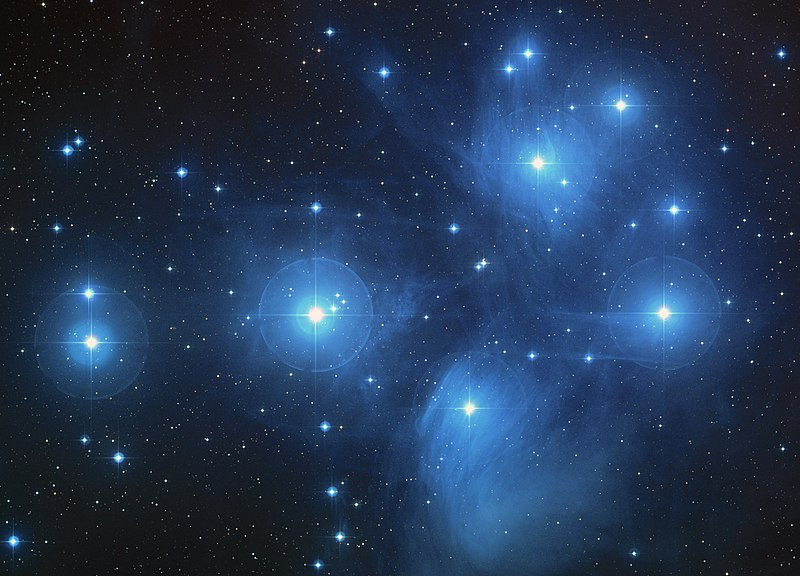
#> input picture dinoModels/fswAlgorithms/image_processing/_UnitTest/stars.jpg, 800 x 576 px
$ python -i imageProcessingFunctions.py   (imports and definitions only)   (Python 2 division)
#> lines starting #> are read from the running program, lines starting #| are printed output that depends on the picture
import math         #common math functions
import numpy as np  #matrix algebra
import matplotlib.pyplot as plt
import cv2


##################################################
##################################################

# Function to generate a ROI window around closest grouping of above threshold pixels near initial beacon estimate
# input:    pixel_map               original image map, [n x m] numpy array
#           pixel_line_beacon_i     Array of tuples of initial centroid estimate, (row, col)
#           ROI_parameters          {signal_threshold, noise_threshold, ROI_size, ROI_border_width}
#           num_beacons             Number of beacons to find
# output:   corner_ROI              Array of lower left corner locations of ROI
#           image_ROI               Array of image maps of ROI only [p x p] numpy array

# [487 lines left out: functions generate_point_source_ROI, apply_ROI_border, find_centroid, neighbors_are_on, find_highest_pixel, find_lowest_pixel and 2 more, not called in this run]


##################################################
##################################################

"""This function attempts to find the center of curves in a given image
If the minimum and/or maximum circle radius is unknown leave as 0
@param img The image is the only required argument
@param blur The kernel size
@param canny_thresh The threshold for the hysteresis procedure in the canny function
@param dp Inverse ratio of the accumulator resolution to the image resolution, recommend leaving as 1
@param center_dist The minimum distance between centers of detected circles
@param accum The accumulator threshold for circle centers. Smaller value gives more error.
@param min_rad The minimum radius for the circles
@oaram max_rad The maximum radius for the circles
@param show_img Set to show the images at each stage in the processing
@param high_noise uses binary thresholding to before edge detection
@return An array of circles that should have the best matches first if there are multiple
"""
def hough_circles(img, blur=5, canny_thresh=200, dp=1, center_dist=200, accum=18, min_rad=0, max_rad=0, high_noise=False, show_img=False):
    image_scaling = 10.0
    img = np.uint8(img)

    kernel = np.ones((3, 3), np.uint8)
    # erosion followed by dilation
    img = cv2.morphologyEx(img, cv2.MORPH_OPEN, kernel)

    if show_img:
        cv2.namedWindow('before', cv2.WINDOW_NORMAL)
        cv2.resizeWindow('before', 600, 600)
        cv2.imshow('before', img)
        # cv2.imwrite('beacon_orig.png', img)
        cv2.waitKey(0)
        cv2.destroyAllWindows()

    height, width = img.shape

    resized = False

    if height < 30 or width < 30:
        img = cv2.resize(img, (int(image_scaling*width), int(image_scaling*height)), interpolation=cv2.INTER_CUBIC)
        # the interpolation adds some smoothing to the image so we reduce the rest of the smoothing
        # and lower the threshold of the edge detection
        canny_thresh /= (image_scaling / 2)
        blur = blur * 2
        if not blur % 2:
            blur += 1
        resized = True
        height, width = img.shape

    orrig_img = cv2.cvtColor(img, cv2.COLOR_GRAY2BGR)
    orrig_img = np.copy(orrig_img)
    min_rad = int(min(height, width) / 2)

    if show_img and resized:
        cv2.namedWindow('before', cv2.WINDOW_NORMAL)
        cv2.resizeWindow('before', 600, 600)
        cv2.imshow('before', img)
        # cv2.imwrite('beacon_orig.png', img)
        cv2.waitKey(0)
        cv2.destroyAllWindows()

    img = cv2.medianBlur(img, blur)
    img = cv2.GaussianBlur(img, (blur, blur), 0)

    if show_img:
        cv2.namedWindow('blur', cv2.WINDOW_NORMAL)
        cv2.resizeWindow('blur', 600, 600)
        cv2.imshow('blur', img)
        cv2.waitKey(0)
        cv2.destroyAllWindows()

    # try and figure out the proper canny threshold
    if high_noise:
        canny_thresh, img = cv2.threshold(img, 0, 255, cv2.THRESH_BINARY | cv2.THRESH_OTSU)
    else:
        canny_thresh, _ = cv2.threshold(img, 0, 255, cv2.THRESH_BINARY | cv2.THRESH_OTSU)

    if show_img:
    # if True:
        canny_img = cv2.Canny(img, canny_thresh, canny_thresh / 15)
        cv2.namedWindow('canny', cv2.WINDOW_NORMAL)
        cv2.resizeWindow('canny', 600, 600)
        cv2.imshow('canny', canny_img)
        cv2.waitKey(0)
        # cv2.imwrite('beacon_orig_canny.png', canny_img)
        cv2.destroyAllWindows()

    timeout = 30
    while timeout:
        timeout -= 1
        accum = 1 if accum <= 0 else accum
        circles = cv2.HoughCircles(img, cv2.HOUGH_GRADIENT, dp, center_dist,
                                   param1=canny_thresh, param2=accum, minRadius=min_rad,
                                   maxRadius=max_rad)

        if high_noise and circles is not None: # and circles.size/3 < 20:
            tmp = np.uint16(np.around(circles))
            average = np.uint16(np.mean(tmp[0, :], axis=0))
            average = average[:2]/image_scaling
            return average

        if show_img and circles is not None:
            tmp = np.uint16(np.around(circles))
            average = np.uint16(np.mean(tmp[0, :], axis=0))

            tmp_img = np.copy(orrig_img)
            # for i in circles[0, :]:
            #     cv2.circle(tmp_img, (i[0], i[1]), i[2], (0, 255, 0), 2)
            #     cv2.circle(tmp_img, (i[0], i[1]), 2, (0, 0, 255), 3)

            cv2.circle(tmp_img, (average[0], average[1]), average[2], (255, 0, 0), 2)

            cv2.namedWindow('Detected circles', cv2.WINDOW_NORMAL)
            cv2.resizeWindow('Detected circles', 600, 600)
            cv2.imshow('Detected circles', tmp_img)
            # cv2.imwrite('beacon_orig_circle.png', img_circle)
            cv2.waitKey(0)
            cv2.destroyAllWindows()

        if circles is None:
            # print "unable to find any circles"
            accum -= 1
            center_dist += 5
            continue

        num_circles = circles.size / 3
        # print num_circles
        if num_circles > 1:
            accum += 1
        elif num_circles is 1:
            break
        else:
            accum -= 1
            center_dist += 5

    if not timeout:
        return None

    for i in circles[0, :]:
        cv2.circle(orrig_img, (i[0], i[1]), i[2], (0, 255, 0), 2)
        cv2.circle(orrig_img, (i[0], i[1]), 2, (0, 0, 255), 3)

    if show_img:
        cv2.namedWindow('Detected circles', cv2.WINDOW_NORMAL)
        cv2.resizeWindow('Detected circles', 600, 600)
        cv2.imshow('Detected circles', orrig_img)
        # cv2.imwrite('beacon_orig_circle.png', img_circle)
        cv2.waitKey(0)
        cv2.destroyAllWindows()

    circles = np.squeeze(circles)

    do_plots = False
    if do_plots == True:
        print '\nInternal Hough Transform Output: ', circles
        fig, ax = plt.subplots(1)
        plt.imshow(img, interpolation='none', cmap='viridis')
        # [4 lines of commented-out code are left out]
        plt.show()

    if resized is True:
        circles[:2] = circles[:2] / image_scaling

    return circles

##################################################
##################################################

# Output:   loc_centroid        (x, y) pixel/line coordinate of centroid locations
#           DN                  total signal count of ROI

# [165 lines left out: functions findCentroidPointSource, findCenterResolvedBody, already_found_ROI, checkBeaconStatus, not called in this run]

>>> import cv2
>>> picture = cv2.imread('../../image_processing/_UnitTest/stars.jpg', cv2.IMREAD_GRAYSCALE)
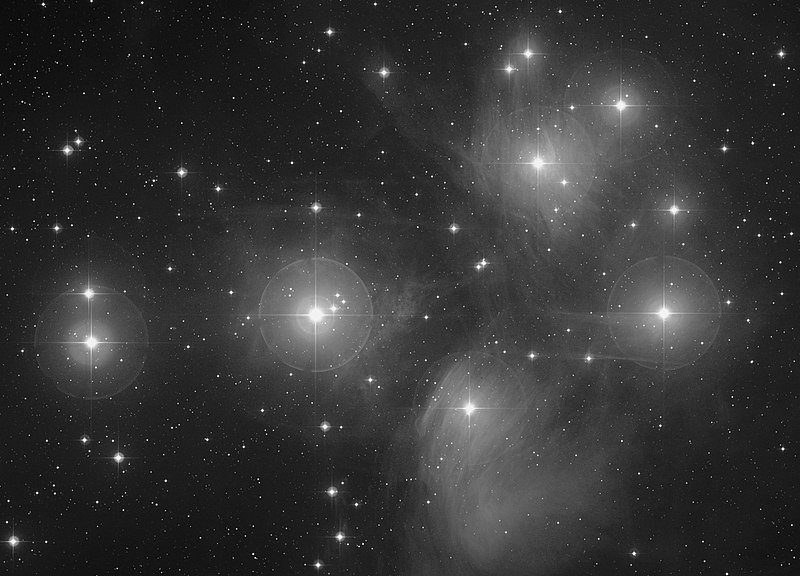
#> picture: shape (576, 800); min 0, max 255, mean 53.4
>>> result = hough_circles(picture)
#> in hough_circles, `img = cv2.morphologyEx(img, cv2.MORPH_OPEN, kernel)`:
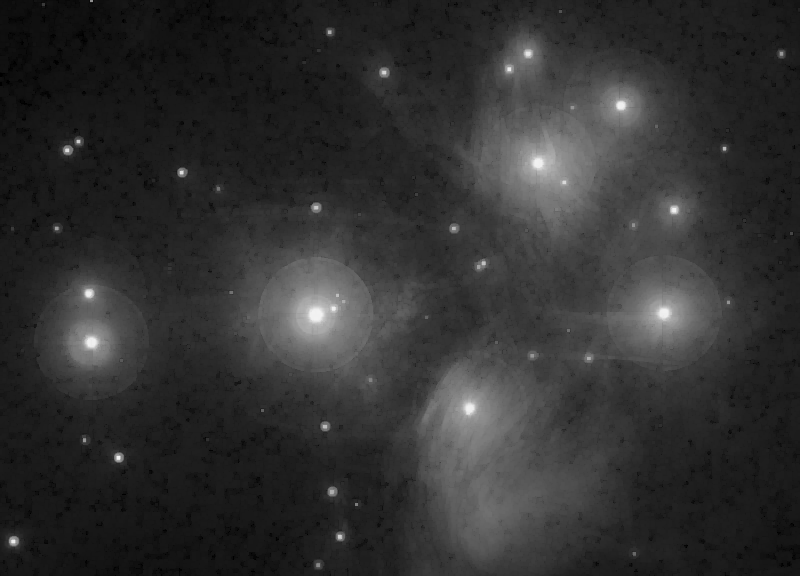
#> img: shape (576, 800); min 0, max 242, mean 49.3
#> in hough_circles, `canny_thresh, _ = cv2.threshold(img, 0, 255, cv2.THRESH_BINARY | cv2.T..`: canny_thresh = 64
#> in hough_circles, `circles = cv2.HoughCircles(img, cv2.HOUGH_GRADIENT, dp, center_dist, p..`: circles = None
#> the loop in hough_circles, `for i in circles[0, :]:` made 1 pass
#> i on pass 1: [724.5, 532.5, 322.9]
#> after the loop in hough_circles, `for i in circles[0, :]:`:
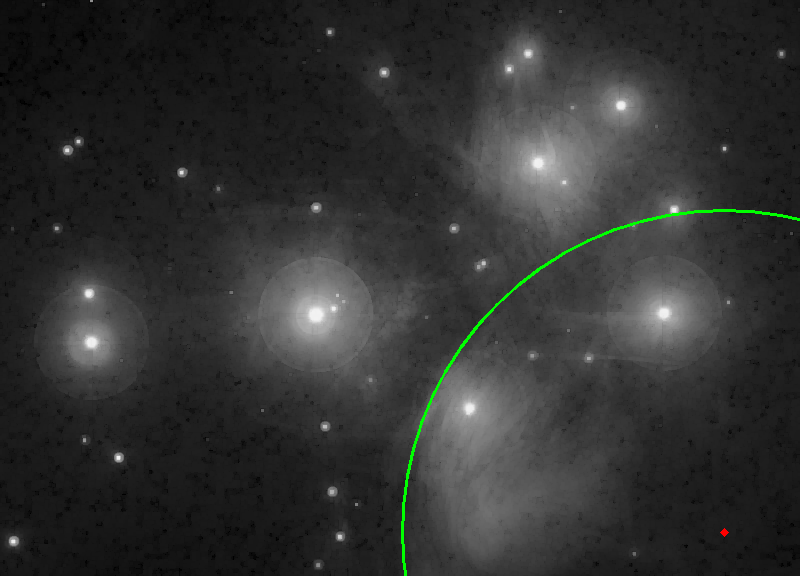
#> orrig_img: shape (576, 800, 3); mean B, G, R 49.1, 50.1, 49.1
#> in hough_circles, `circles = np.squeeze(circles)`: circles = [724.5, 532.5, 322.9]
#> result = [724.5, 532.5, 322.9]
